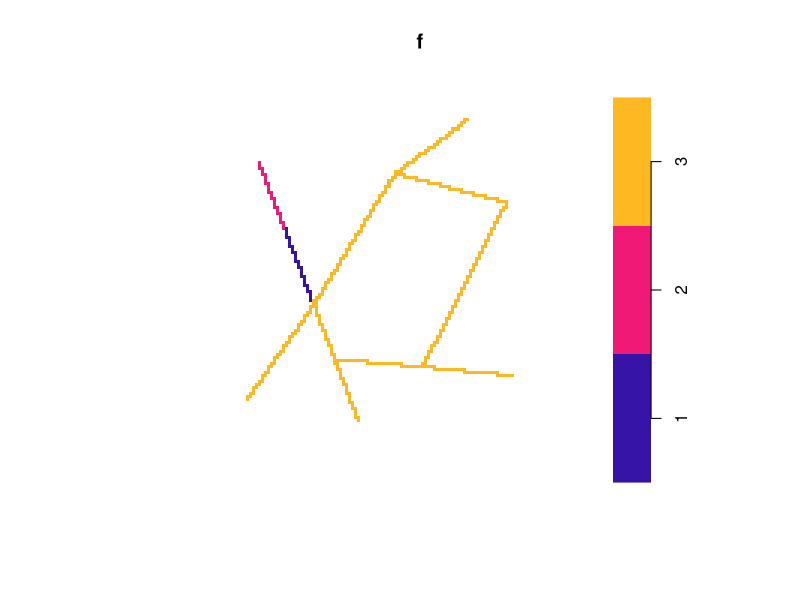

Reproduce this figure in R.
library(spatstat)


### Name: methods.linfun
### Title: Methods for Functions on Linear Network
### Aliases: methods.linfun print.linfun summary.linfun plot.linfun
###   as.data.frame.linfun as.owin.linfun as.function.linfun
### Keywords: spatial math

### ** Examples

   X <- runiflpp(3, simplenet)
   f <- nnfun(X)
   f
   plot(f)
   as.function(f)
   as.owin(f)
   head(as.data.frame(f))
